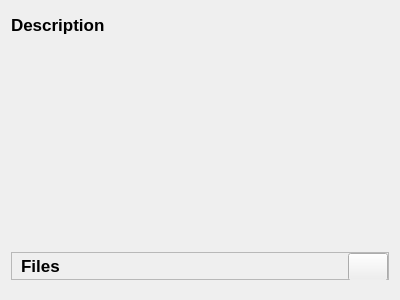
<?xml version="1.0" encoding="UTF-8"?>
<ui version="4.0">
 <class>SoundfontEditorCenter</class>
 <widget class="QWidget" name="SoundfontEditorCenter">
  <property name="geometry">
   <rect>
    <x>0</x>
    <y>0</y>
    <width>400</width>
    <height>300</height>
   </rect>
  </property>
  <property name="windowTitle">
   <string notr="true">Form</string>
  </property>
  <layout class="QVBoxLayout" name="verticalLayout">
   <property name="spacing">
    <number>9</number>
   </property>
   <item>
    <widget class="QLabel" name="labelDescription">
     <property name="sizePolicy">
      <sizepolicy hsizetype="Preferred" vsizetype="Maximum">
       <horstretch>0</horstretch>
       <verstretch>0</verstretch>
      </sizepolicy>
     </property>
     <property name="minimumSize">
      <size>
       <width>0</width>
       <height>28</height>
      </size>
     </property>
     <property name="font">
      <font>
       <pointsize>13</pointsize>
       <weight>75</weight>
       <bold>true</bold>
      </font>
     </property>
     <property name="text">
      <string>Description</string>
     </property>
    </widget>
   </item>
   <item>
    <widget class="HtmlEditor" name="editorDescription" native="true">
     <property name="sizePolicy">
      <sizepolicy hsizetype="Preferred" vsizetype="Expanding">
       <horstretch>0</horstretch>
       <verstretch>0</verstretch>
      </sizepolicy>
     </property>
    </widget>
   </item>
   <item>
    <spacer name="verticalSpacer">
     <property name="orientation">
      <enum>Qt::Vertical</enum>
     </property>
     <property name="sizeType">
      <enum>QSizePolicy::Fixed</enum>
     </property>
     <property name="sizeHint" stdset="0">
      <size>
       <width>20</width>
       <height>2</height>
      </size>
     </property>
    </spacer>
   </item>
   <item>
    <widget class="QFrame" name="frameEditDownload">
     <property name="maximumSize">
      <size>
       <width>16777215</width>
       <height>28</height>
      </size>
     </property>
     <property name="frameShape">
      <enum>QFrame::StyledPanel</enum>
     </property>
     <property name="frameShadow">
      <enum>QFrame::Raised</enum>
     </property>
     <layout class="QHBoxLayout" name="horizontalLayout_5">
      <property name="topMargin">
       <number>0</number>
      </property>
      <property name="rightMargin">
       <number>0</number>
      </property>
      <property name="bottomMargin">
       <number>0</number>
      </property>
      <item>
       <widget class="QLabel" name="labelDownload">
        <property name="sizePolicy">
         <sizepolicy hsizetype="Expanding" vsizetype="Maximum">
          <horstretch>0</horstretch>
          <verstretch>0</verstretch>
         </sizepolicy>
        </property>
        <property name="font">
         <font>
          <pointsize>13</pointsize>
          <weight>75</weight>
          <bold>true</bold>
         </font>
        </property>
        <property name="text">
         <string>Files</string>
        </property>
       </widget>
      </item>
      <item>
       <widget class="QPushButton" name="pushAddFile">
        <property name="minimumSize">
         <size>
          <width>0</width>
          <height>28</height>
         </size>
        </property>
        <property name="cursor">
         <cursorShape>PointingHandCursor</cursorShape>
        </property>
        <property name="toolTip">
         <string>Add a file</string>
        </property>
        <property name="text">
         <string/>
        </property>
       </widget>
      </item>
     </layout>
    </widget>
   </item>
   <item>
    <widget class="SoundfontEditorFiles" name="editorFiles" native="true">
     <property name="sizePolicy">
      <sizepolicy hsizetype="Preferred" vsizetype="Maximum">
       <horstretch>0</horstretch>
       <verstretch>0</verstretch>
      </sizepolicy>
     </property>
    </widget>
   </item>
  </layout>
 </widget>
 <customwidgets>
  <customwidget>
   <class>SoundfontEditorFiles</class>
   <extends>QWidget</extends>
   <header>soundfonteditorfiles.h</header>
   <container>1</container>
  </customwidget>
  <customwidget>
   <class>HtmlEditor</class>
   <extends>QWidget</extends>
   <header>htmleditor.h</header>
   <container>1</container>
  </customwidget>
 </customwidgets>
 <resources/>
 <connections/>
</ui>
